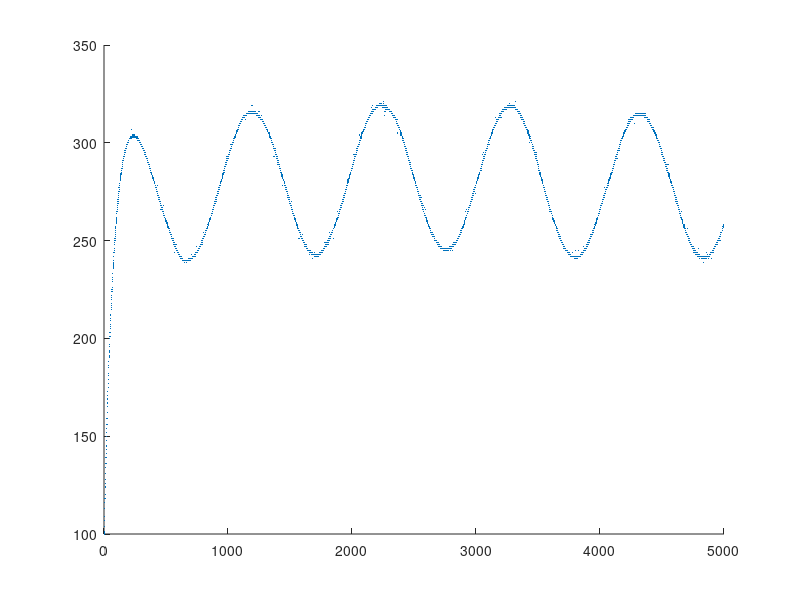

Source code (MATLAB): (Note: this script raises an error after producing the figure.)
% logreader_lab01_obstacle.m
% Written by Luke Murphy (hmurphy@hmc.edu) 2026-01-28
% Last edited by Rai Wandeler (rwandeler@hmc.edu) 2026-02-03

clear;

readfile = true; %% TODO update when in lab to be true

if readfile
    load("10mand20m.mat"); % variable is teensyanalog
    arrsize = size(teensyanalog);
    samples = 1:arrsize(1);
    teensyanalog = double(teensyanalog);
    teensyanalog = teensyanalog';
else
    % For testing with sample data only
    xtesting = 0:1000;
    noise = 0.5-rand(1, length(xtesting));
    ytesting = 0.5 * sin(xtesting/25) + 0.4;
    ytesting = (ytesting*(2^10))/3.3; % testing teensy generators
    ytesting = ytesting+10*noise; % initial noise
    ytesting(ytesting<0) = 0;
    ytesting = ytesting+noise; % add extra noise arund 0v

    teensyanalog = ytesting;
    samples = xtesting;
end

%% Data Processing


%%  Plot

% Plot of Raw measurements
f = figure;
hold on

plot(samples, teensyanalog, '.', 'MarkerSize',1)

yu = max(teensyanalog);
yl = min(teensyanalog);
yr = abs((yu-yl));
ym = mean(teensyanalog);
[pks, locs] = findpeaks(teensyanalog,samples,'MinPeakHeight',yu*0.95,'MinPeakProminence',yr/5,'MinPeakDistance', 100); % find sin wave peaks of measured function
findpeaks(teensyanalog,samples,'MinPeakHeight',yu*0.95,'MinPeakProminence',yr/5,'MinPeakDistance', 100); % find sin wave peaks of measured function
period_samples = diff(locs);
predicted_period = mean(period_samples);
model = fittype('a*sin(b*x+c)+d',dependent="y",independent="x",coefficients=["a" "b" "c" "d"]);
excludedPoints = find(teensyanalog <= yl+(0.01*yr)); % exclude all points within 1% of zero from fit
disp("Predicted Period: " + predicted_period);
fittedmodel = fit(samples',teensyanalog',model,'start',[yr/2,(2*pi)/predicted_period,(locs(1)*2*pi),ym],'Exclude', excludedPoints);
%plot(fittedmodel)
model_coeffs = coeffvalues(fittedmodel);
legend("Teensy ADC Measurement", "Predicted Voltage Signal")
xlabel("Teensy Sample Number")
ylabel("Teensy ADC measurement")
hold off

%% Plot of measurements with voltage frequency conversion
%% TODO change below variables
signal_frequency = 200; % in Hz
signal_amplitude = 1; % Vp2p
sample_rate = predicted_period*signal_frequency; % sample rate in Hz

f = figure;
hold on
xlabel("Time [s]")
ylabel("Voltage [V]")

time = (samples/predicted_period)*(1/signal_frequency);
voltage = (teensyanalog/(2*model_coeffs(1)))*signal_amplitude;

plot(time, voltage, '.', 'MarkerSize',1)

% a sin(bx + c) + d
sin_a = model_coeffs(1)/(2*model_coeffs(1))*signal_amplitude;
sin_b = 2*pi*signal_frequency;
sin_c = (model_coeffs(3)/predicted_period)*(1/signal_frequency);
sin_d = (model_coeffs(4)/(2*model_coeffs(1)))*signal_amplitude;
y=sin_a*sin(sin_b*time+sin_c) + sin_d;
%plot(time, y);
legend("Teensy ADC Measurement", "Predicted Voltage Signal")
hold off

disp("Measured Values:");
disp("Sample rate: " + sample_rate + " samples/sec")
disp("P2P voltage: " + 2*sin_a)
disp("(Proabbly Wrong) RMS voltage: " + sin_a / (2*sqrt(2)))
disp("RMS voltage: " + model_coeffs(1)*0.0032)
